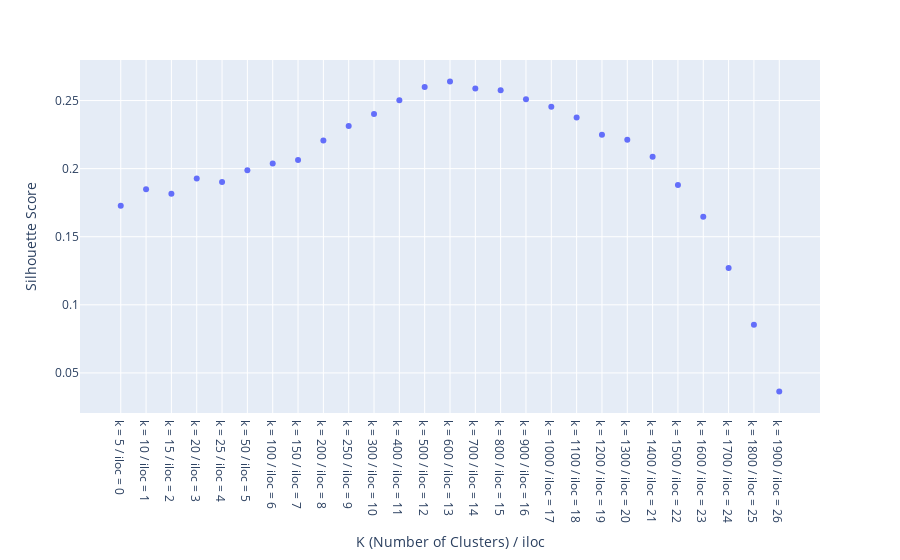

Notebook source saved alongside this figure:
### Code cell
from msfeast.kmedoid_clustering import plot_kmedoid_grid
figure = plot_kmedoid_grid(pipeline.kmedoid_grid)
figure.write_html(os.path.join(output_directory, "silhouette scores" + ".html"))
figure.write_image(os.path.join(output_directory, "silhouette scores" + ".pdf"), width = "1000", height="800")
figure

### Figure 1 — Plotly figure (JSON) as saved in the notebook; plotly's stock layout.template omitted (floating-point values rounded to 4 significant figures)
{"data": [{"hovertemplate": "x=%{x}<br>y=%{y}<extra></extra>", "legendgroup": "", "marker": {"color": "#636efa", "symbol": "circle"}, "mode": "markers", "name": "", "orientation": "v", "showlegend": false, "type": "scatter", "x": ["k = 5 / iloc = 0", "k = 10 / iloc = 1", "k = 15 / iloc = 2", "k = 20 / iloc = 3", "k = 25 / iloc = 4", "k = 50 / iloc = 5", "k = 100 / iloc = 6", "k = 150 / iloc = 7", "k = 200 / iloc = 8", "k = 250 / iloc = 9", "k = 300 / iloc = 10", "k = 400 / iloc = 11", "k = 500 / iloc = 12", "k = 600 / iloc = 13", "k = 700 / iloc = 14", "k = 800 / iloc = 15", "k = 900 / iloc = 16", "k = 1000 / iloc = 17", "k = 1100 / iloc = 18", "k = 1200 / iloc = 19", "k = 1300 / iloc = 20", "k = 1400 / iloc = 21", "k = 1500 / iloc = 22", "k = 1600 / iloc = 23", "k = 1700 / iloc = 24", "k = 1800 / iloc = 25", "k = 1900 / iloc = 26"], "xaxis": "x", "y": [0.1727, 0.1849, 0.1816, 0.1928, 0.1902, 0.1989, 0.2038, 0.2064, 0.2206, 0.2314, 0.24, 0.2502, 0.2599, 0.2641, 0.2589, 0.2576, 0.2509, 0.2454, 0.2375, 0.2249, 0.2211, 0.2087, 0.1881, 0.1646, 0.1271, 0.08529, 0.03628], "yaxis": "y"}], "layout": {"legend": {"tracegroupgap": 0}, "margin": {"t": 60}, "xaxis": {"anchor": "y", "domain": [0, 1], "title": {"text": "K (Number of Clusters) / iloc"}}, "yaxis": {"anchor": "x", "domain": [0, 1], "title": {"text": "Silhouette Score"}}}}
